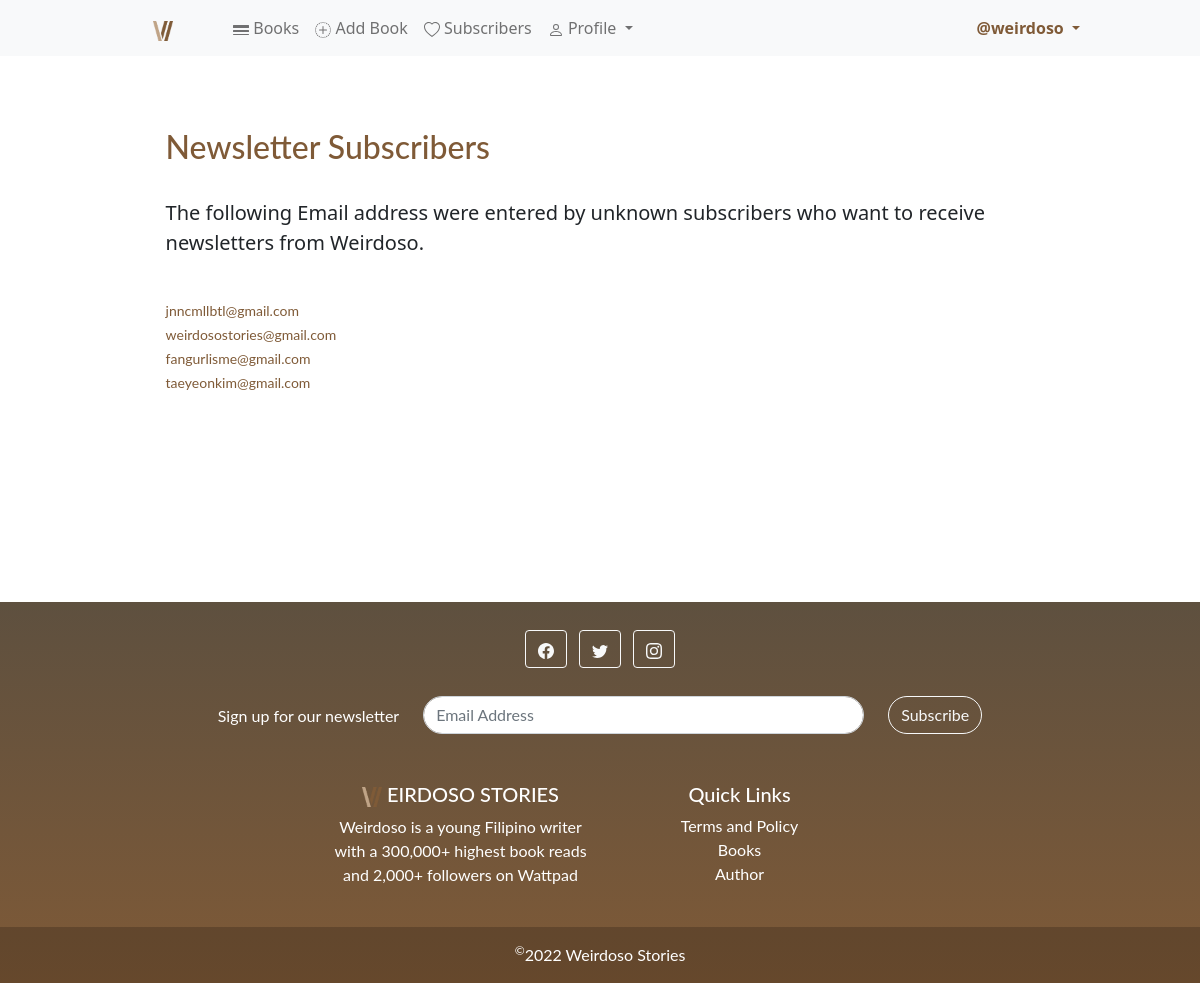
Page /weirdosostories/subscribers (signed in) on the committed database.
### weirdosostoriesapp/models.py (models this page shows, shortened)
class Subscribers (models.Model):
    emailaddress = models.CharField(max_length=255)

### weirdosostoriesapp/views.py (the view)
# urls.py: path('weirdosostories/subscribers', SubscribersView.as_view(), name="subscribers"),
class SubscribersView(ListView):
    model = Subscribers
    template_name = 'subscribers.html'

### weirdosostoriesapp/templates/subscribers.html (shortened to what this page needs)
{% extends 'base.html' %}
{% load static %}
{% block content %}
{% if user.is_superuser %}
<br/>
<div class="container" style="max-width:80%; ">
    <div class="row featurette">
        <div class="col"><br/>
            <h2 style="font-family: lato; color: #7f5a37;"> Newsletter Subscribers</h2><br/>
            <p class="lead">The following Email address were entered by unknown subscribers who want to receive newsletters from Weirdoso. </p>
            <br/>
            {% for subscribers in object_list %}
                <small style="font-family: lato; color: #7f5a37;"> {{ subscribers.emailaddress }}</small> <br/>
            {% endfor %}
            <br/>
            <br/>
        </div>
    </div>
</div>
{% endif %}
{% endblock %}

### weirdosostoriesapp/templates/base.html (shortened to what this page needs)
<!doctype html>
<html lang="en" >
<head>
    {% load static %}
    <link href="https://cdn.jsdelivr.net/npm/bootstrap@5.1.3/dist/css/bootstrap.min.css" rel="stylesheet"
>
</head>
<body>
<nav class="navbar navbar-expand-lg navbar-light bg-light">
    <div class="container-fluid">
        <a class="navbar-brand" href="{% url 'home' %}" style="margin-left: 12%; font-family:lato;">
            <img src="{% static 'theweirdosostories/images/Weirdoso Stories Logo.png' %}" height="20" width="20">
        </a>
        <div class="collapse navbar-collapse" id="navbarSupportedContent">
            <ul class="navbar-nav me-auto mb-2 mb-lg-0">
                <li class="nav-item">
                    <a class="nav-link" href="{% url 'home' %}" style="margin-left: 20px;">
                    </a>
                </li>
                {% if user.is_authenticated %}
                <li class="nav-item">
                    <a class="nav-link" href="{% url 'reading_lists' %}">
                        Books
                    </a>
                </li>
                {% if user.is_superuser %}
                <li class="nav-item">
                    <a class="nav-link" href="{% url 'add_bookpost' %}">
                        Add Book
                    </a>
                </li>
                <li class="nav-item">
                    <a class="nav-link" href="{% url 'subscribers' %}">
                        Subscribers
                    </a>
                </li>
                {% endif %}
                <li class="nav-item dropdown">
                    <a class="nav-link dropdown-toggle" href="#" data-bs-toggle="dropdown">
                        Profile
                    </a>
                </li>
            </ul>
            {% endif %}
            {% if user.is_authenticated %}
            <ul class="navbar-nav ml-auto">
                <li class="nav-item dropdown">
                    <a class="nav-link dropdown-toggle" style="margin-right: 100px; color:#7f5a37;" href="#"
                       id="navbarDropdown"
                       role="button" data-bs-toggle="dropdown" aria-expanded="false">
                        <b>
                        @{{ user.username }}
                            </b>
                    </a>
                </li>
            </ul>
            {% endif %}
        </div>
    </div>
</nav>
<br/>
<div class="container">
    {% block content %}
    {% endblock %}
</div>
<br/> <br/> <br/> <br/> <br/> <br/>
<footer bgcolor="#5e503f" style="font-family:lato; color: white;" id="foot">
    <center>
        <div class="container p-4">
            <section class="mb-4">
                <a class="btn btn-outline-light btn-floating m-1"
                   href="https://web.facebook.com/weirdosowattpad/?_rdc=1&_rdr" role="button"
                >
                </a>
                <a class="btn btn-outline-light btn-floating m-1" href="https://www.twitter.com/_weirdoso" role="button"
                >
                </a>
                <a class="btn btn-outline-light btn-floating m-1" href="https://www.instagram.com/_weirdoso"
                   role="button"
                >
                </a>
            </section>
            <section class="">
                <form action="">
                    <div class="row d-flex justify-content-center">
                        <div class="col-auto">
                            <p class="pt-2">
                                Sign up for our newsletter
                            </p>
                        </div>
                        <div class="col-md-5 col-12">
                            <a href="{% url 'add_subscribers' %}" style="text-decoration: none;">
                                <div class="form-outline form-white mb-4">
                                <input type="email" id="form5Example21" class="form-control"
                                       placeholder="Email Address" style="border-radius: 20px 20px 20px 20px;"/>
                                </div>
                            </a>
                        </div>
                        <div class="col-auto">
                            <button type="submit" class="btn btn-outline-light mb-4" style="border-radius: 20px 20px 20px 20px;">
                                Subscribe
                            </button>
                        </div>
                    </div>
                </form>
            </section>
            <section class="">
                <div class="row">
                    <div class="col-lg-3 col-md-6 mb-4 mb-md-0">
                    </div>
                    <div class="col-lg-3 col-md-6 mb-4 mb-md-0">
                        <h5 class="text-uppercase"><img
                                src="{% static 'theweirdosostories/images/Weirdoso Stories Logo.png' %}" height="20"
                                width="20"> EIRDOSO STORIES</h5>
                        <ul class="list-unstyled mb-0">
                            <li>
                                <p> Weirdoso is a young Filipino writer with a 300,000+ highest book reads and 2,000+
                                    followers on Wattpad</p>
                            </li>
                        </ul>
                    </div>
                    <div class="col-lg-3 col-md-6 mb-4 mb-md-0">
                        <h5>Quick Links </h5>
                        <ul class="list-unstyled mb-0">
                            <li>
                                <a href="{% url 'terms' %}" class="text-white" style="text-decoration:none;">Terms and
                                    Policy </a>
                            </li>
                            <li>
                                <a href="{% url 'reading_lists' %}" class="text-white" style="text-decoration:none;">Books</a>
                            </li>
                            <li>
                                <a href="https://heylink.me/joannacamillebutil/" class="text-white" target="_blank"
                                   style="text-decoration:none;">Author</a>
                            </li>
                        </ul>
                    </div>
                </div>
            </section>
        </div>
        <div class="text-center p-3" style="background-color: rgba(0, 0, 0, 0.2);">
            <sup>©</sup>2022 Weirdoso Stories
        </div>
    </center>
</footer>
</body>
</html>

### weirdosostoriesapp/templates/base.html (style rules this page uses)
#foot { background-image: linear-gradient(#5e503f,#7f5a37 ); }

### rows in the picture
Subscribers: emailaddress "jnncmllbtl@gmail.com"
Subscribers: emailaddress "weirdosostories@gmail.com"
Subscribers: emailaddress "fangurlisme@gmail.com"
Subscribers: emailaddress "taeyeonkim@gmail.com"

### other values in the picture
{{ user.username }} "weirdoso"
